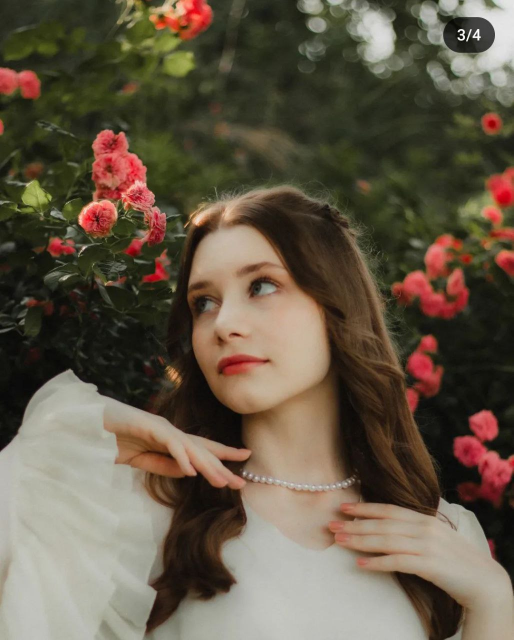
#> input picture training-data/s1/0.jpg, 1027 x 1280 px (shown at 1/2 size); its folder holds only this picture in this run
$ python OpenCV-Face-Recognition-Python.py
#> lines starting #> are read from the running program, lines starting #| are printed output that depends on the picture
import cv2
import os
import numpy as np


subjects = ["", "Anastasiia", "Svitlanius"]


def detect_face(img):
    gray = cv2.cvtColor(img, cv2.COLOR_BGR2GRAY)

    face_cascade = cv2.CascadeClassifier('opencv-files/lbpcascade_frontalface.xml')
    faces = face_cascade.detectMultiScale(gray, scaleFactor=1.2, minNeighbors=5)

    if len(faces) == 0:
        return None, None

    (x, y, w, h) = faces[0]

    return gray[y:y+w, x:x+h], faces[0]

def prepare_training_data(data_folder_path):
#> called with data_folder_path = 'training-data'
    dirs = os.listdir(data_folder_path)

    faces = []
    labels = []
    for dir_name in dirs:

        if not dir_name.startswith("s"):
            continue
        label = int(dir_name.replace("s", ""))


        subject_dir_path = data_folder_path + "/" + dir_name

        subject_images_names = os.listdir(subject_dir_path)

        for image_name in subject_images_names:
            if image_name.startswith("."):
                continue

            image_path = subject_dir_path + "/" + image_name

            image = cv2.imread(image_path)
#> image is the input picture: shape (1280, 1027, 3); mean B, G, R 71.4, 88.6, 100.4

            cv2.imshow("Training on image...", cv2.resize(image, (400, 500)))
            cv2.waitKey(100)

            face, rect = detect_face(image)
#> in detect_face, `gray = cv2.cvtColor(img, cv2.COLOR_BGR2GRAY)`:
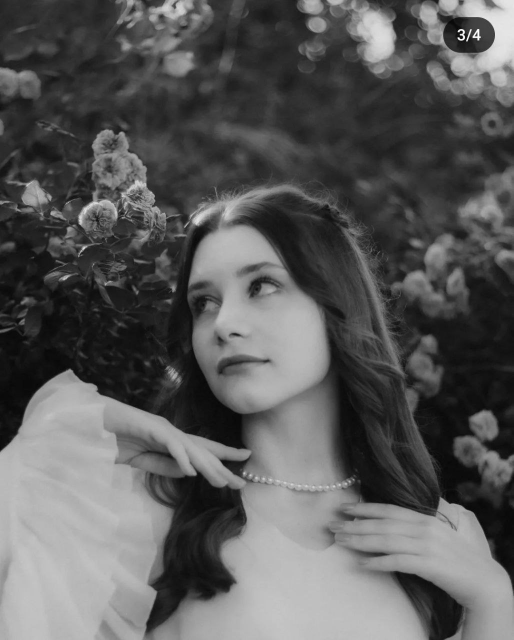
#> gray: shape (1280, 1027) (shown at 1/2 size); min 1, max 255, mean 90.2
#> in detect_face, `faces = face_cascade.detectMultiScale(gray, scaleFactor=1.2, minNeighb..`: faces = [[808, 482, 136, 136], [308, 469, 317, 317]]
#> in detect_face, `(x, y, w, h) = faces[0]`: x = 808; y = 482; w = 136
#> rect = [808, 482, 136, 136]

            if face is not None:
                faces.append(face)
                labels.append(label)
#> pass 2 of the loop in prepare_training_data, `for dir_name in dirs:`:
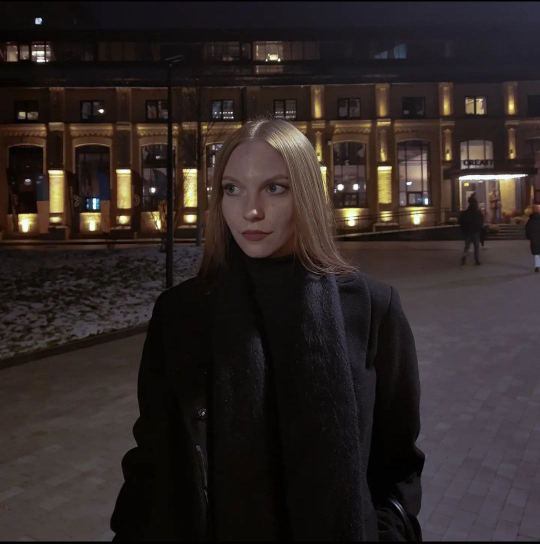
#> input picture training-data/s2/0.jpg, 1080 x 1087 px (shown at 1/2 size)
#> in prepare_training_data, image is the input picture: shape (1087, 1080, 3); mean B, G, R 37, 38.8, 46.8
#> in prepare_training_data, `cv2.imshow("Training on image...", cv2.resize(image, (400, 500)))`:
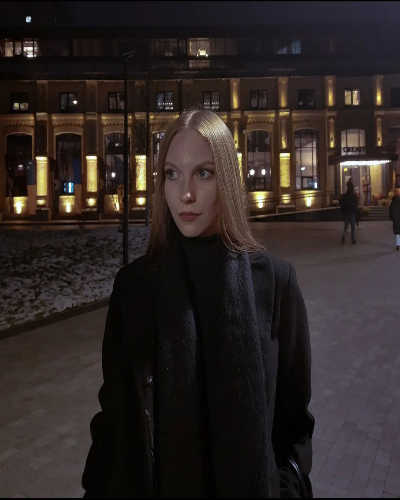
#> window 'Training on image...': shape (500, 400, 3); mean B, G, R 36.9, 38.7, 46.7
#> gray: shape (1087, 1080)
#> in prepare_training_data, `face, rect = detect_face(image)`:
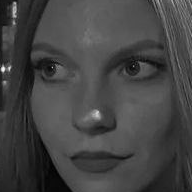
#> face: shape (192, 192); min 0, max 244, mean 67.9
#> in prepare_training_data, `face, rect = detect_face(image)`: rect = [413, 309, 192, 192]

    cv2.destroyAllWindows()
    cv2.waitKey(1)
    cv2.destroyAllWindows()

    return faces, labels


print("Preparing data...")
faces, labels = prepare_training_data("training-data")
#> faces = 2 items; labels = [1, 2]
print("Data prepared")

#print total faces and labels
print("Total faces: ", len(faces))
#| Total faces:  2
print("Total labels: ", len(labels))
#| Total labels:  2

face_recognizer = cv2.face.LBPHFaceRecognizer_create()

face_recognizer.train(faces, np.array(labels))


def draw_rectangle(img, rect):
    (x, y, w, h) = rect
    cv2.rectangle(img, (x, y), (x+w, y+h), (0, 255, 0), 2)

def draw_text(img, text, x, y):
    cv2.putText(img, text, (x, y), cv2.FONT_HERSHEY_PLAIN, 1.5, (0, 255, 0), 2)


def predict(test_img):
    img = test_img.copy()
    face, rect = detect_face(img)

    label, confidence = face_recognizer.predict(face)
    label_text = subjects[label]

    draw_rectangle(img, rect)
    draw_text(img, label_text, rect[0], rect[1]-5)

    return img


print("Predicting images...")

#load test images
test_img1 = cv2.imread("test-data//test1.jpg")
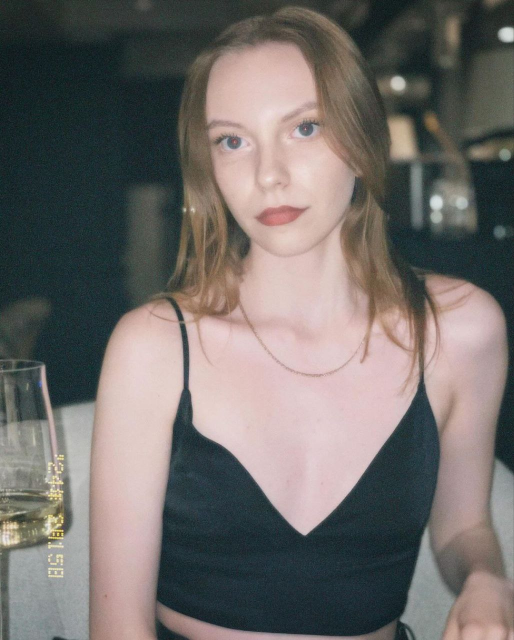
#> input picture test-data/test1.jpg, 1028 x 1280 px (shown at 1/2 size)
#> test_img1 is the input picture: shape (1280, 1028, 3); mean B, G, R 106, 108.8, 113.4
test_img2 = cv2.imread("test-data//test2.jpg")
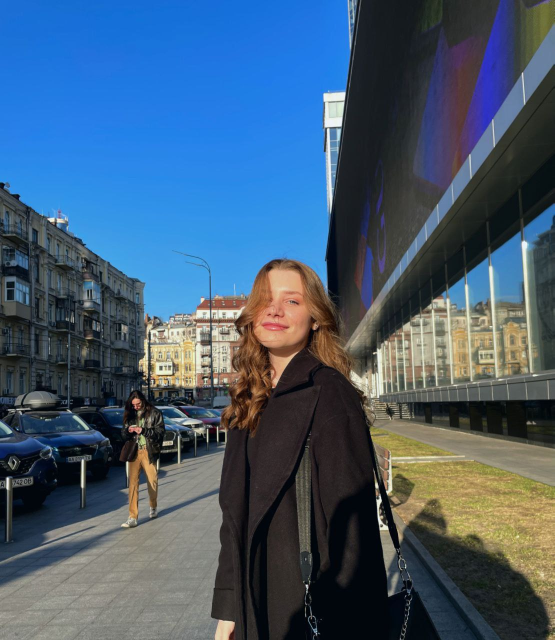
#> input picture test-data/test2.jpg, 1109 x 1280 px (shown at 1/2 size)
#> test_img2 is the input picture: shape (1280, 1109, 3); mean B, G, R 113.2, 91, 68.2

#perform a prediction
predicted_img1 = predict(test_img1)
#> in predict, `face, rect = detect_face(img)`:
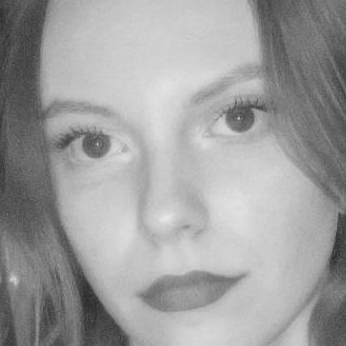
#> face: shape (346, 346); min 39, max 233, mean 159.2
#> in predict, `face, rect = detect_face(img)`: rect = [372, 140, 346, 346]
#> in predict, `label, confidence = face_recognizer.predict(face)`: label = 2; confidence = 48.43
#> in predict, `label_text = subjects[label]`: label_text = 'Svitlanius'
#> in draw_rectangle, `(x, y, w, h) = rect`: x = 372; y = 140; w = 346
predicted_img2 = predict(test_img2)
#> in detect_face (call 4), `gray = cv2.cvtColor(img, cv2.COLOR_BGR2GRAY)`:
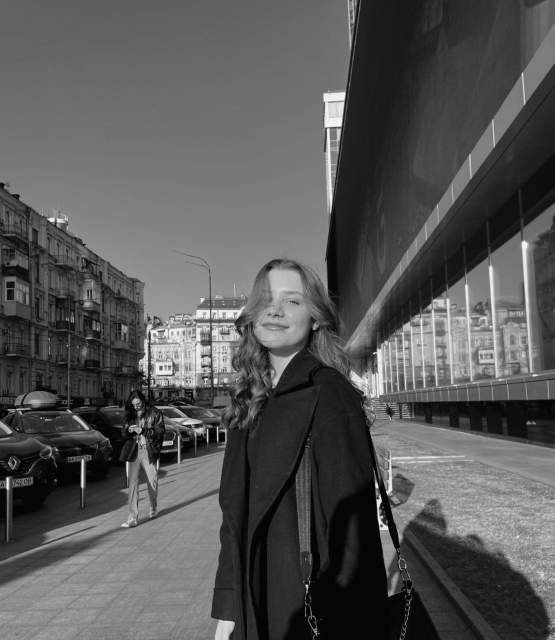
#> gray: shape (1280, 1109) (shown at 1/2 size); min 0, max 253, mean 86.7
#> in detect_face (call 4), `faces = face_cascade.detectMultiScale(gray, scaleFactor=1.2, minNeighb..`: faces = [[489, 547, 142, 142]]
#> in detect_face (call 4), `(x, y, w, h) = faces[0]`: x = 489; y = 547; w = 142
#> in predict (call 2), `face, rect = detect_face(img)`:
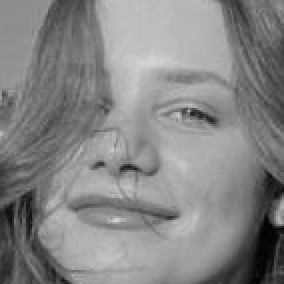
#> face: shape (142, 142) (shown 2 times larger); min 0, max 213, mean 133.4
#> in predict (call 2), `face, rect = detect_face(img)`: rect = [489, 547, 142, 142]
#> in predict (call 2), `label, confidence = face_recognizer.predict(face)`: confidence = 77.53
print("Prediction complete")

#display both images
cv2.imshow(subjects[1], cv2.resize(predicted_img1, (400, 500)))
cv2.imshow(subjects[2], cv2.resize(predicted_img2, (400, 500)))
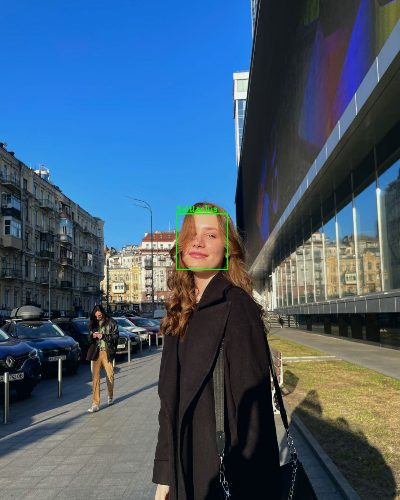
#> window 'Svitlanius': shape (500, 400, 3); mean B, G, R 113, 91.2, 67.9
cv2.waitKey(0)
cv2.destroyAllWindows()
cv2.waitKey(1)
cv2.destroyAllWindows()
